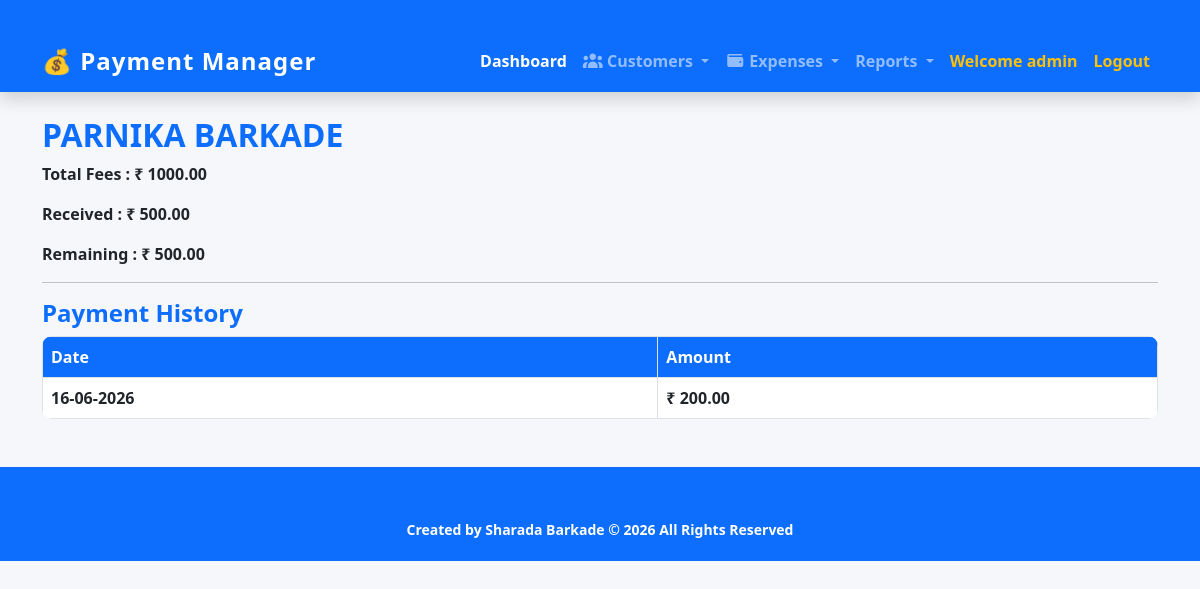
The page /customer/7/ (signed in) on the database its author committed.
### customers/models.py (models this page shows, shortened)
class Customer(models.Model):
    name = models.CharField(max_length=100)
    tasks = models.TextField(blank=True)
    mobile = models.CharField(max_length=10,blank=True)
    total_fees = models.DecimalField(max_digits=10, decimal_places=2)
    received_payment = models.DecimalField(max_digits=10, decimal_places=2, default=0)
    @property
    def remaining_payment(self):
        return self.total_fees - self.received_payment

class PaymentHistory(models.Model):
    customer = models.ForeignKey(
        Customer,
        on_delete=models.CASCADE,
        related_name='payments'
    )
    amount = models.DecimalField(
        max_digits=10,
        decimal_places=2
    )
    payment_date = models.DateTimeField(
        auto_now_add=True
    )

### customers/views.py (the view)
@login_required
def customer_detail(request, pk):
    customer = Customer.objects.get(id=pk)
    history = PaymentHistory.objects.filter(
        customer=customer
    ).order_by('-payment_date')
    return render(
        request,
        'customer_detail.html',
        {
            'customer': customer,
            'history': history
        }
    )

### templates/customer_detail.html
{% extends 'base.html' %}
{% block content %}
<h2 class="fw-bold">{{ customer.name|upper }}</h2>
<p class="fw-bold">Total Fees : ₹ {{ customer.total_fees }}</p>
<p class="fw-bold">Received : ₹ {{ customer.received_payment }}</p>
<p class="fw-bold">Remaining : ₹ {{ customer.remaining_payment }}</p>
<hr>
<h4 class="text-primary fw-bold">Payment History</h4>
<table class="table table-bordered fw-bold">
<tr>
    <th>Date</th>
    <th>Amount</th>
</tr>
{% for payment in history %}
<tr>
    <td>{{ payment.payment_date|date:"d-m-Y" }}</td>
    <td>₹ {{ payment.amount }}</td>
</tr>
{% empty %}
<tr>
    <td colspan="2">
        No Payment History Found
    </td>
</tr>
{% endfor %}
</table>
{% endblock %}

### templates/base.html (shortened to what this page needs)
{% load static %}
<!DOCTYPE html>
<html lang="en">
<head>
    <link href="https://cdn.jsdelivr.net/npm/bootstrap@5.3.0/dist/css/bootstrap.min.css"
          rel="stylesheet">
    <link rel="stylesheet" href="{% static 'css/style.css' %}">
    <link rel="stylesheet" href="https://cdnjs.cloudflare.com/ajax/libs/font-awesome/7.0.1/css/all.min.css" />
</head>
<body>
<nav class="navbar navbar-expand-lg navbar-dark bg-primary shadow">
    <div class="container">
        <a class="navbar-brand fw-bold fs-4" href="/">
            💰 Payment Manager
        </a>
        <div class="collapse navbar-collapse"
             id="navbarNav">
            <ul class="navbar-nav ms-auto">
    {% if user.is_authenticated %}
                <li class="nav-item">
            <a class="nav-link active" href="{% url 'dashboard' %}">
                Dashboard
            </a>
        </li>
        <li class="nav-item dropdown">
    <a class="nav-link dropdown-toggle fw-bold"
       href="#"
       role="button"
       data-bs-toggle="dropdown">
        <i class="fa-solid fa-users"></i>
        Customers
    </a>
</li>
       <li class="nav-item dropdown">
    <a class="nav-link dropdown-toggle fw-bold"
       href="#"
       role="button"
       data-bs-toggle="dropdown">
        <i class="fa-solid fa-wallet"></i>
        Expenses
    </a>
    <li class="nav-item  dropdown">
    <a class="nav-link dropdown-toggle"
       href="#"
       data-bs-toggle="dropdown">
        Reports
    </a>
</li>
</li>
        <li class="nav-item">
            <span class="nav-link fw-bold text-warning">
                Welcome {{ user.username }}
            </span>
        </li>
        <li class="nav-item">
            <a class="nav-link active text-warning" href="{% url 'logout' %}">
                Logout
            </a>
        </li>
    {% endif %}
</ul>
        </div>
    </div>
</nav>
<div class="container mt-4">
    {% block content %}
    {% endblock %}
</div>
<footer class="footer mt-5">
    <div class="container text-center fw-bold">
        <small>
            Created by Sharada Barkade © 2026 All Rights Reserved
        </small>
    </div>
</footer>
</body>
</html>

### static/css/style.css (style rules this page uses)
body { background-color:#f5f7fa; }
.container { margin-top:30px; }
h2,h3 { color:#0d6efd; font-weight:bold; }
.table { background:white; border-radius:10px; overflow:hidden; }
.table th { background:#0d6efd; color:white; }
.footer { background:#0d6efd; color:white; padding:20px; margin-top:50px; }
.navbar-brand { letter-spacing:1px; }
.nav-link { font-weight:600; }
.navbar-brand { font-size: 24px; }
.nav-link { font-weight: 600; }
.footer { background:#0d6efd; color:white; padding:20px; }

### rows shown on the page
Customer: name "PARNIKA BARKADE", total_fees "1000.00", received_payment "500.00", remaining_payment "500.00"
PaymentHistory: payment_date "16-06-2026", amount "200.00"

### other values the page prints
{{ user.username }} "admin"
